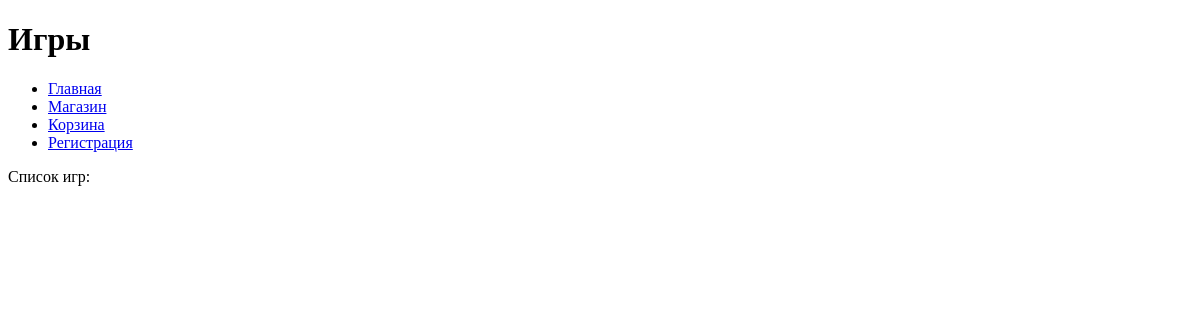
The page /shop/ on the database as committed earlier.
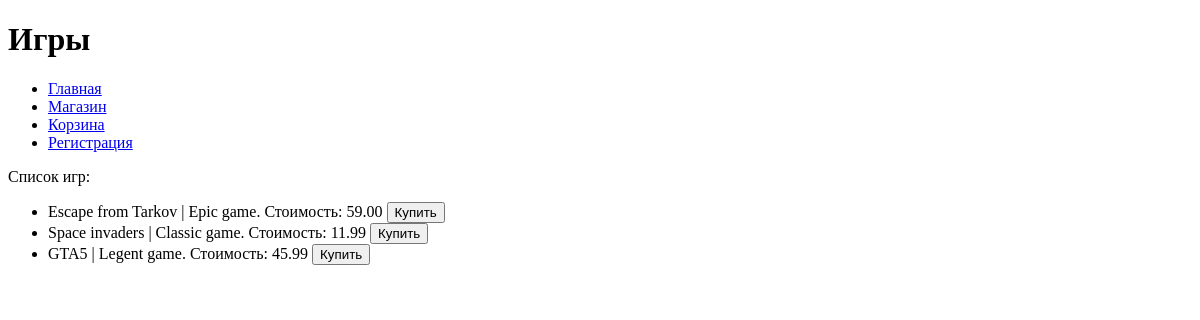
The same page on the database as committed later.
### task1/models.py (models this page shows, shortened)
class Game(models.Model):
    title = models.CharField(max_length=200)
    cost = models.DecimalField(max_digits=10, decimal_places=2)
    size = models.DecimalField(max_digits=10, decimal_places=2)
    description = models.TextField()
    age_limited = models.BooleanField(default=False)
    buyers = models.ManyToManyField(Buyer, related_name='games')

### task1/views.py (the view)
# urls.py: path('shop/', get_shop),
def get_shop(request):
    games = Game.objects.all()
    return render(request, 'shop.html', {"games": games})

### templates/shop.html
{% extends "menu.html" %}
{% block pagename %}Игры{% endblock %}
{% block content %}
<p>Список игр:</p>
<ul>
    {% for game in games %}
        <li>
            {{ game.title }} | {{ game.description }}. Стоимость: {{ game.cost }}
            <button> Купить </button>
        </li>
    {% endfor %}
</ul>
{% endblock %}

### templates/menu.html (shortened to what this page needs)
<!DOCTYPE html>
<html lang="en">
<head>
</head>
<body>
<header>
    <h1>{% block pagename %}Заголовок{% endblock %}</h1>
</header>
<nav>
    {% block menu %}
    <ul>
        <li><a href="/">Главная</a></li>
        <li><a href="/shop/">Магазин</a></li>
        <li><a href="/basket/">Корзина</a></li>
        <li><a href="/django_sign_up/">Регистрация</a></li>
    </ul>
    {% endblock %}
</nav>
<main>
    <div>
        {% block content %}
        {% endblock %}
    </div>
</main>
</body>
</html>

Rows that differ between the two databases and show on the page:
added Game: title "Escape from Tarkov", description "Epic game", cost "59.00"
added Game: title "Space invaders", description "Classic game", cost "11.99"
added Game: title "GTA5", description "Legent game", cost "45.99"
